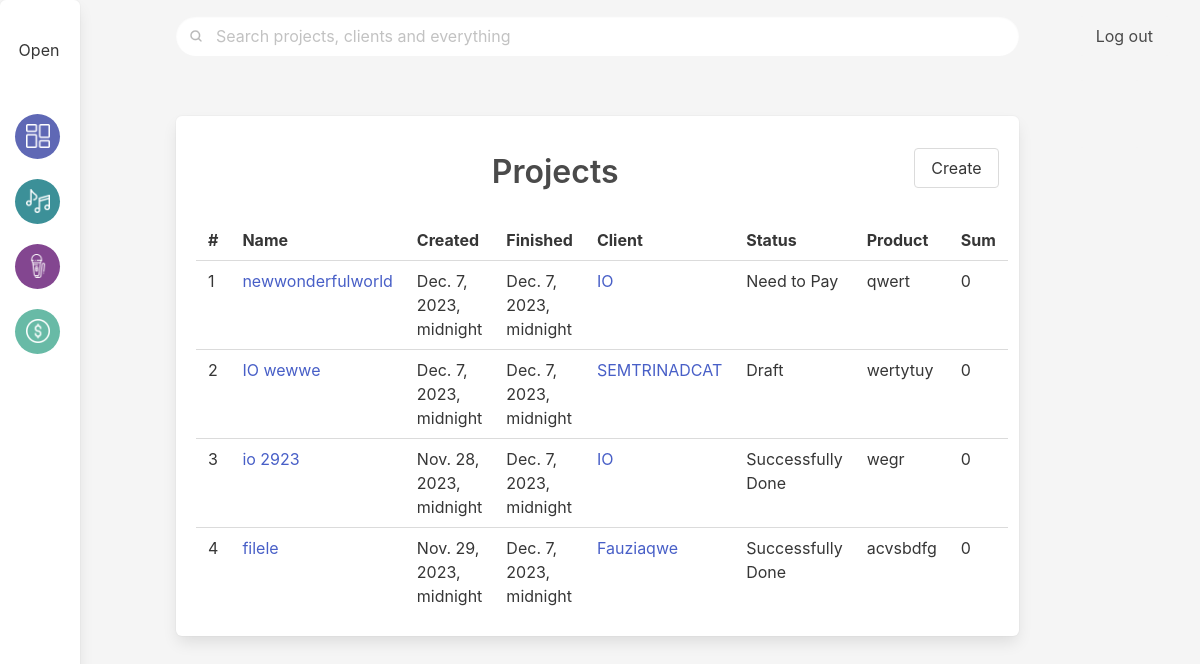
Page /projects/ on the earlier database version.
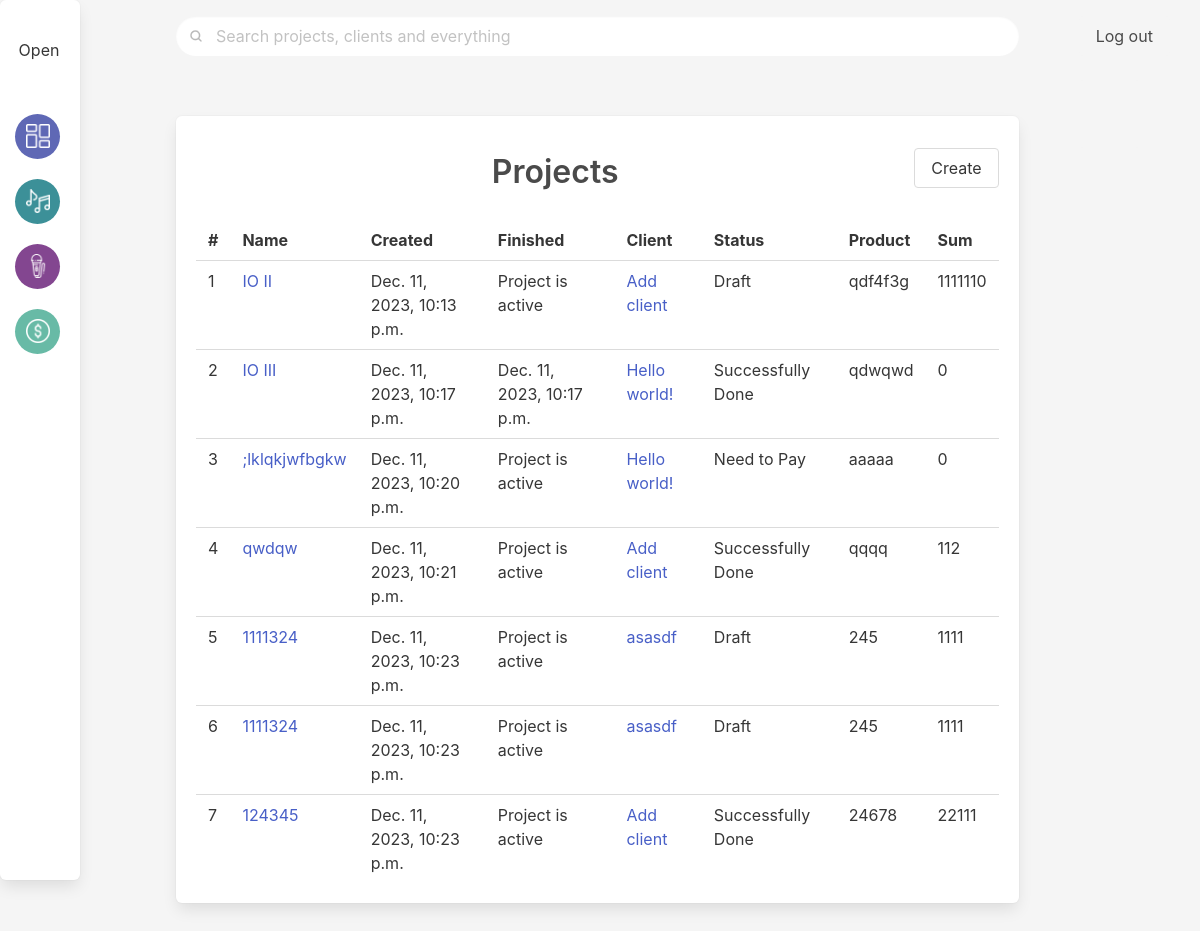
Same page on the later database version.
### ipmalpha/models.py (models this page shows, shortened)
class Project(models.Model):
    project_name = models.CharField(max_length=512, unique = True)
    project_created = models.DateTimeField(null=True, default=timezone.now)
    project_finished = models.DateTimeField(null=True)
    project_status = models.ForeignKey(Status, on_delete=models.PROTECT, null=True, default="Draft")
    project_client = models.ForeignKey(Client, on_delete=models.PROTECT, null=True, related_name='project')
    project_product = models.CharField(max_length=512)
    project_sum = models.IntegerField(default=0)
    def get_absolute_url(self):
        return reverse("project_detail", kwargs={'pk': self.pk})
    class Meta:
        ordering = ["pk"]
        verbose_name = "project"
        verbose_name_plural = "projects"
    pass

class Status(models.Model):
    status_name = models.CharField(max_length=100)
    status_color = models.CharField(max_length=512, default='table-primary')
    def __str__(self):
        return self.status_name
    class Meta:
        ordering = ["id"]
        verbose_name = "status"
        verbose_name_plural = "statuses"
    pass

### ipmclients/models.py (models this page shows, shortened)
class Client(models.Model):
    client_name = models.CharField(max_length=512, unique = True)
    def __str__(self):
        return self.client_name
    client_contact = models.CharField(max_length=512, null=True)
    client_telegram = models.CharField(max_length=64, null=True)
    client_phone = models.CharField(max_length=11, null=True)
    client_roletype = models.CharField(max_length=512, null=True)
    client_agreements = models.CharField(max_length=1024, null=True)
    client_active = models.BooleanField(default=True)
    def get_absolute_url(self):
        return reverse("client_detail", kwargs={'pk': self.pk})
    class Meta:
        ordering = ["id"]
        verbose_name = "client"
        verbose_name_plural = "clients"
    pass

### ipmalpha/views.py (the view)
# urls.py: path('projects/', projects_page, name="projects_page"),
def projects_page(request):
    all_projects = Project.objects.all()
    successmessagetext = ""
    if request.method == 'POST':
        projectform = AddProjectForm(request.POST)
        if projectform.is_valid():
            successmessagetext = 'Successfully created the project'
            try:
                projectform.save()
                messages.success(request, 'Project Added')
                return HttpResponseRedirect(reverse('projects_page'))
            except:
                projectform.add_error(None, "Error")
                projectform = AddProjectForm()
    else:
        projectform = AddProjectForm()
    client_results = Client.objects.all()
    return render(request, 'projects_page.html', {'projects': Project.objects.all(), 'projectform': projectform, 'all_projects': all_projects, 'transaction': Transaction.objects.all(), 'showclient': client_results, 'successmessagetext': successmessagetext})

### templates/projects_page.html (shortened to what this page needs)
{% extends 'main/index.html' %}
{% load static %}
{% block content %}
<div class="column is-11 py-6 px-6">
    <div class="box has-background-white">
    <h1 class="is-size-3 has-text-centered has-text-weight-semibold pt-3 pb-5">Projects
      <button class="button is-pulled-right modalProjectsFormButton" data-target="modalProjectsForm">Create</button></h1>
    <table class="table is-hoverable is-fullwidth">
      <tr>
        <th>#
        </th>
        <th>Name
        </th>
        <th>Created
        </th>
        <th>Finished
        </th>
        <th>Client
        </th>
        <th>Status
        </th>
        <th>Product
        </th>
        <th>Sum
        </th>
      </tr>
      {% if projects %}
        {% for project in projects %}
        <tr class="is-size-6 truncate-text">
          <td>{{ project.id }}
          </td>
          <td class="truncate-text"><a href="{{ project.get_absolute_url }}"> {{ project.project_name }}</a>
          </td>
          <td>{{ project.project_created }}
          </td>
          <td>{% if project.project_finished %}
            {{ project.project_finished }}
            {% else %}
            Project is active
            {% endif %}
          </td>
          <td><a href="{{ project.project_client.get_absolute_url }}">{{ project.project_client.client_name }} </a>
          </td>
          <td><span class="text-{{ project.project_status.status_color }}"> {{ project.project_status }} </span>
          </td>
          <td>{{ project.project_product }}
          </td>
          <td>{{ project.project_sum }}
          </td>
        </tr>
        {% endfor %}
        {% else %}
        <tr>
          <td></td>
          <td colspan="8"><span class="text-secondary">No projects yet. Create a project in a right sidebar to start working. </span> </td>
        </tr>
        {% endif%}
    </table>
    </div>
  </div>
  <div class="column is-1">
    <div class="">
      <div class="notification notification-on-top is-primary is-hidden has-text-grey-light pt-6 pl-0 ml-0">
      </div>
    </div>
  </div>
  {% endblock %}

Differences in the rows shown:
changed Project id 1: project_name "newwonderfulworld" → "IO II"; project_created "Dec. 7, 2023, midnight" → "Dec. 11, 2023, 10:13 p.m."; project_client.client_name "IO" → "Add client"; project_status "Need to Pay" → "Draft"; project_product "qwert" → "qdf4f3g"; project_sum "0" → "1111110"; project_finished "Dec. 7, 2023, midnight" → (not shown); now shows "Project is active"
changed Project id 2: project_name "IO wewwe" → "IO III"; project_created "Dec. 7, 2023, midnight" → "Dec. 11, 2023, 10:17 p.m."; project_finished "Dec. 7, 2023, midnight" → "Dec. 11, 2023, 10:17 p.m."; project_client.client_name "SEMTRINADCAT" → "Hello world!"; project_status "Draft" → "Successfully Done"; project_product "wertytuy" → "qdwqwd"
changed Project id 3: project_name "io 2923" → ";lklqkjwfbgkw"; project_created "Nov. 28, 2023, midnight" → "Dec. 11, 2023, 10:20 p.m."; project_client.client_name "IO" → "Hello world!"; project_status "Successfully Done" → "Need to Pay"; project_product "wegr" → "aaaaa"; project_finished "Dec. 7, 2023, midnight" → (not shown); now shows "Project is active"
changed Project id 4: project_name "filele" → "qwdqw"; project_created "Nov. 29, 2023, midnight" → "Dec. 11, 2023, 10:21 p.m."; project_client.client_name "Fauziaqwe" → "Add client"; project_product "acvsbdfg" → "qqqq"; project_sum "0" → "112"; project_finished "Dec. 7, 2023, midnight" → (not shown); now shows "Project is active"
added Project: id "5", project_name "1111324", project_created "Dec. 11, 2023, 10:23 p.m.", shows "Project is active", project_client.client_name "asasdf", project_status "Draft", project_product "245", project_sum "1111"
added Project: id "6", project_name "1111324", project_created "Dec. 11, 2023, 10:23 p.m.", shows "Project is active", project_client.client_name "asasdf", project_status "Draft", project_product "245", project_sum "1111"
added Project: id "7", project_name "124345", project_created "Dec. 11, 2023, 10:23 p.m.", shows "Project is active", project_client.client_name "Add client", project_status "Successfully Done", project_product "24678", project_sum "22111"
